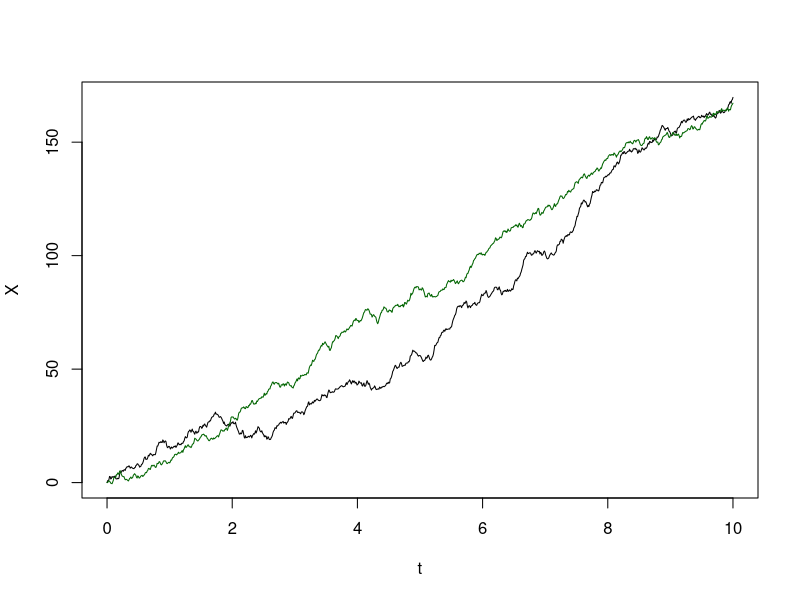

Recreate this plot in R.
mu = 15
sigma = 7
L = 1000
T = 10
N=1000
t = seq(0,T,length.out = L)
B = rep(0,L)
simulate = function(mu,sigma) {
  B = rep(0,L)
  Z_k = rnorm(N)
  for (i in 1:L){
    u = t[i]
    s <- 0
    for(j in 1:N){
      e_ju = sqrt(8*T)/((2*j+1)*pi)*sin(((2*j+1)*pi*u)/(2*T))
      s <- s+ Z_k[j]*e_ju
    }
    B[i] = s
  }
  X = mu*t + sigma*B
  res = matrix(0,nrow = 2,ncol = L)
  res[1,] = X
  res[2,] = B
  return(res)
}
X_B = simulate(mu,sigma)
X= X_B[1,]
B=X_B[2,]
#results = replicate(traj_nbr, simulate(mu,sigma)[1])
delta_res =X[2:L]-X[1:L-1]
plot(t, X,type= 'l')
mu_estimé = X[L]/(L*0.01)
sigma_est = sqrt(sum((delta_res-mu*0.01)^2)/(L*0.01))
B_nouvelle = simulate(mu,sigma)[2,]
#sigma_est_2 = sqrt(sum((delta_res-mean(delta_res))^2)/(L*0.01))
X_est = mu_estimé*t+sigma_est*B_nouvelle
#X_est_2 = mu_estimé*t+sigma_est_2*B
lines(t,X_est,type='l',col = 'darkgreen')
#lines(t,X_est,type='l',col = 'red')